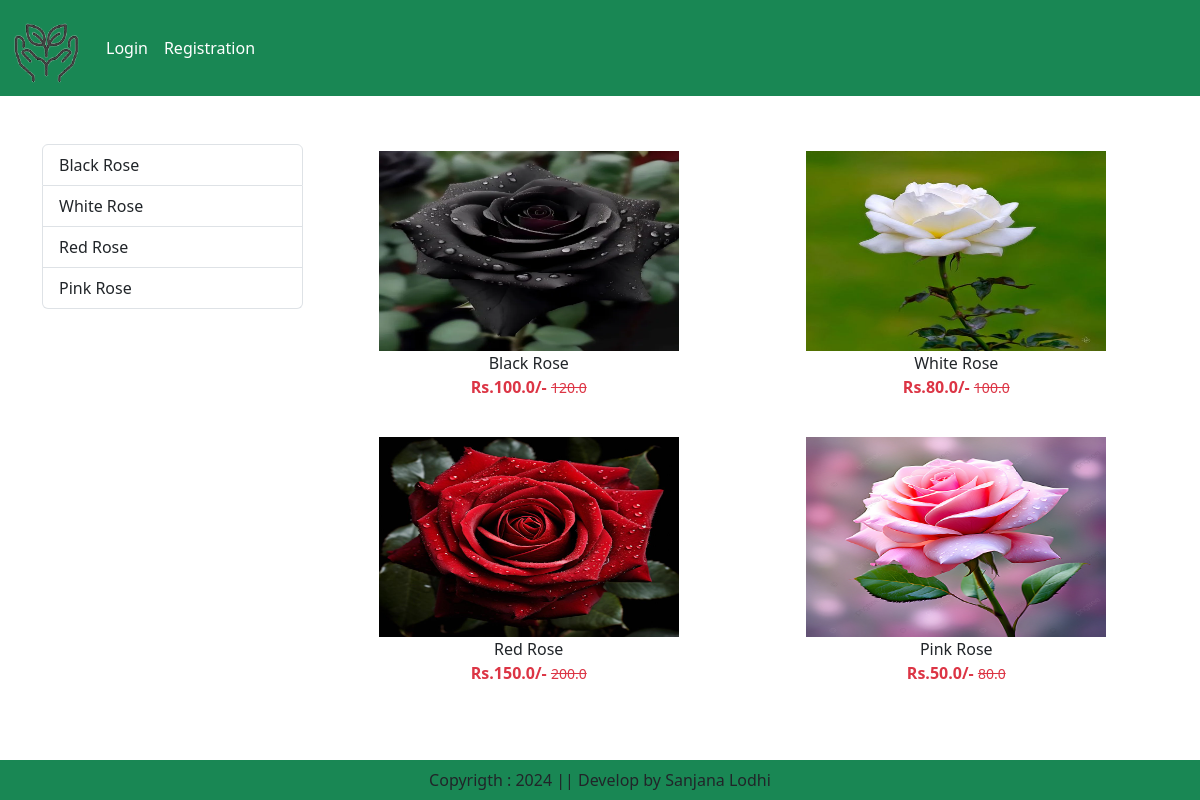
/category/RS, run on the app's committed database.
### Home_App/models.py (models this page shows, shortened)
class Product(models.Model):
    title=models.CharField(max_length=100)
    selling_price=models.FloatField()
    discount_price=models.FloatField()
    category=models.CharField(choices=CATEGORY_CHOICES,max_length=9)
    product_image = models.ImageField(upload_to='product')

### Home_App/views.py (the view)
# urls.py: path('category/<slug:val>',views.CategoryView.as_view(),name="category"),
class CategoryView(View):
    def get(self,request,val):
        product=Product.objects.filter(category=val)
        title=Product.objects.filter(category=val).values('title')
        return render(request,'category.html',locals())

### Home_App/templates/category.html (shortened to what this page needs)
{% extends 'base.html' %}
{% load static %}
{% block main-content %}
    <div class="container my-5">
        <div class="row">
            <div class="col-sm-3">
                <div class="list-group">
                    {% for val in title %}
                        <a href="{% url 'category-title' val.title %}" class="list-group-item list-group-item-action"
                        aria-current="true">{{val.title}}</a>
                    {% endfor %}
                </div>
            </div>
            <div class="col-sm-9">
                <div class="row">
                    {% for prod in product  %}
                        <div class="col text-center mb-4">
                            <a href="{% url 'product-detail' prod.id %}" class="btn">
                            <div>
                                <img src="{{prod.product_image.url}}" width="300px" height="200px "/>
                                <div class="fw=bold">{{prod.title}}</div>
                                <div class="fw-bold text-danger">
                                    Rs.{{prod.discount_price}}/-
                                    <small class="fw-light text-decoration-line-through">
                                    {{prod.selling_price}}</small>
                                </div>
                            </div>
                            </a>
                        </div>
                    {% endfor %}
                </div>
            </div>
        </div>
    </div>
{% endblock main-content %}

### Home_App/templates/base.html (shortened to what this page needs)
<html lang="en">
{% load static %}
<head>
    <link href="https://cdn.jsdelivr.net/npm/bootstrap@5.3.3/dist/css/bootstrap.min.css"
    rel="stylesheet"
>
    <link rel="stylesheet" href = "{% static 'Web_Project/Home_App/static/img/css/owl.carousel.min.css' %}" />
    <link rel="stylesheet" href = "{% static 'Web_Project/Home_App/static/img/css/all.min.css' %}" />
    <link rel="stylesheet" href = "{% static 'Web_Project/Home_App/static/img/css/style.css' %}" />
</head>
<body>
    <nav class="navbar navbar-expand-lg navbar-dark bg-success">
        <div class="container-fluid">
          <a class="navbar-brand" href="#">
            <img class="img" src = "{% static 'img/images/logo.png' %}" height="70" width="70">
          </a>
          <div class="collapse navbar-collapse" id="navbarSupportedContent">
            <ul class="navbar-nav me-auto mb-2 mb-lg-0">
              {% if request.user.is_authenticated %}
              <li class="nav-item">
                <a class="nav-link active" aria-current="page" href="/">Home</a>
              </li>
              <li class="nav-item dropdown">
                <a class="nav-link dropdown-toggle" href="#" role="button" data-bs-toggle="dropdown" aria-expanded="false">
                  Sapling
                </a>
                <ul class="dropdown-menu">
                  <li><a class="dropdown-item" href="{% url 'category' 'RS' %}">Flower</a></li>
                  <li><a class="dropdown-item" href="{% url 'category' 'DP' %}">Decorative Plants</a></li>
                  <li><a class="dropdown-item" href="{% url 'category' 'FP' %}">Fruits Plants</a></li>
                </ul>
              </li>
              <li class="nav-item">
                <a class="nav-link text-white" href="{% url 'about' %}">About Us</a>
              </li>
              <li class="nav-item">
                <a class="nav-link text-white" href="{% url 'contact' %}">Contact Us</a>
              </li>
            </ul>
            <form class="d-flex" role="search">
              <input class="form-control me-2" type="search" placeholder="Search" aria-label="Search">
              <button class="btn btn-outline-success" type="submit">Search</button>
            </form>
          </div>
          <ul class="navbar-nav me-auto mb-2 mb-lg-0">
            <li class="nav-item dropdown mx-2">
              <a class="nav-link dropdown-toggle" href="#" role="button" data-bs-toggle="dropdown" aria-expanded="false">
              Sanjana
              </a>
              <ul class="dropdown-menu" aria-labelledby="profiledropdown">
                  <li><a class="dropdown-item" href="{% url 'profile' %}"> Profile</a></li>
                  <li><a class="dropdown-item"> Orders</a></li>
                  <li><a class="dropdown-item" href="{% url 'passwordchange' %}" > Change Password</a></li>
                  <li><a class="dropdown-item" href="{% url 'login' %}" > Logout</a></li>
              </ul>
            </li>
            <li class="nav-item max-2">
              <a href="#" class="nav-link text-white">Cart</a>
            </li>
            <li class="nav-item max-2">
              <a href="#" class="nav-link text-white">Wishlist </a>
            </li>
            {% else %}
            <li class="nav-item max-2">
              <a href="{% url 'login' %}" class="nav-link text-white">Login</a>
            </li>
            <li class="nav-item max-2">
              <a href="{% url 'customerregistration' %}" class="nav-link text-white">Registration</a>
            </li>
            {% endif %}
          </ul>
        </div>
      </nav>
      {% block main-content %}{% endblock main-content %}
      <footer class="container-fluid fixed-bottom bg-success text-center p-2 mt-53ed">
        Copyrigth : 2024 || Develop by Sanjana Lodhi
      </footer>
</body>
</html>

### data on the page
Product: product_image (picture), title "Black Rose", discount_price "100.0", selling_price "120.0"
Product: product_image (picture), title "White Rose", discount_price "80.0", selling_price "100.0"
Product: product_image (picture), title "Red Rose", discount_price "150.0", selling_price "200.0"
Product: product_image (picture), title "Pink Rose", discount_price "50.0", selling_price "80.0"

### other printed values
{{ val.title }} "Black Rose" "White Rose" "Red Rose" "Pink Rose"
